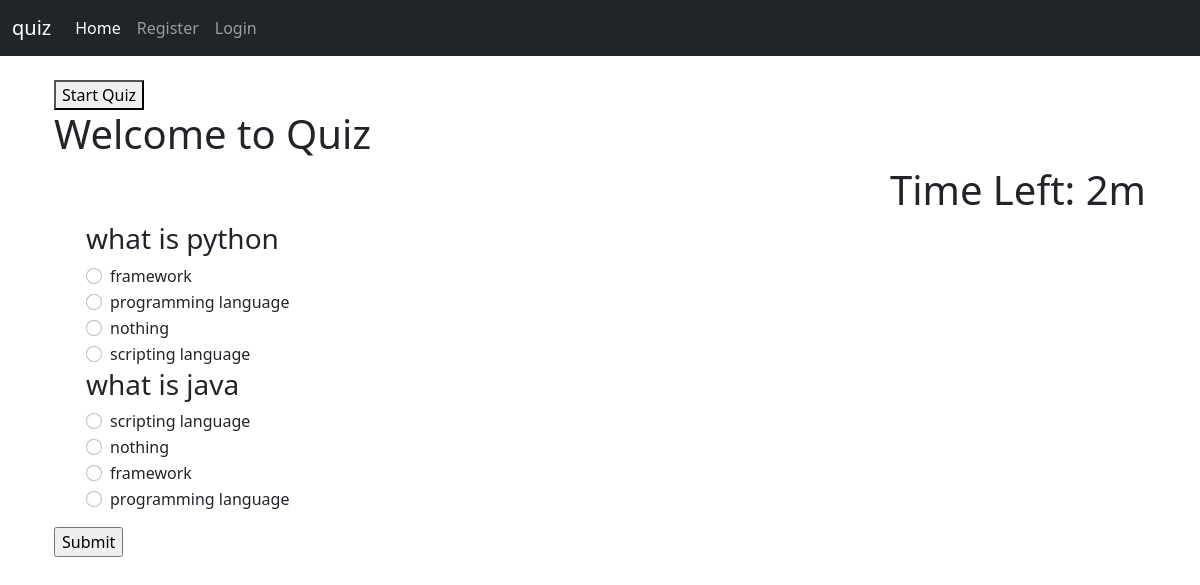
/Mainview/, run on the app's committed database.
### quiz/models.py (models this page shows, shortened)
class BaseModel(models.Model):
    uid = models.UUIDField(primary_key=True, default=uuid.uuid4, editable=False)
    created_at = models.DateTimeField(auto_now_add=True)
    updated_at = models.DateTimeField(auto_now=True)
    class Meta:
        abstract = True

class Question(BaseModel):
    category = models.ForeignKey(
        Category, on_delete=models.CASCADE, related_name="category"
    )
    question = models.CharField(max_length=200)
    marks = models.IntegerField(default=1)

class Answer(BaseModel):
    question = models.ForeignKey(
        Question, on_delete=models.CASCADE, related_name="question_answer"
    )
    answer = models.CharField(max_length=200)
    is_correct = models.BooleanField(default=False)

### quiz/views.py (the view, shortened to what this page needs)
# urls.py: path('Mainview/', Mainview.as_view(), name="Mainview"),
class Mainview(View):
    def get(self, request):
        questions = list(Question.objects.all())
        random.shuffle(questions)
        for question in questions:
            answers = list(question.question_answer.all())
            random.shuffle(answers)
            question.shuffled_answers = answers
        context = {
            'questions': questions
        }
        return render(request, 'main.html', context)

### quiz/templates/main.html (shortened to what this page needs)
{% extends 'base.html' %}
 {% block content %}
  </head>
  <body>
    <div class="container">
    <button id="start-button" onclick="startQuiz()">Start Quiz</button>
    <h1>Welcome to  Quiz</h1>
    <div align="right" id="displaytimer">    <h1 id="timer">Time Left: 2m</h1>
    </div>
      <form id="quiz-form" method="POST" action="{% url 'Mainview' %}">
        {% csrf_token %} {% if questions %}
        <ol>
          {% for question in questions %}
          <div class="form-group">
            <h3>{{ question.question }}</h3>
            {% for answer in question.shuffled_answers %}
              <div class="form-check">
                <input class="form-check-input" type="radio" name="question_{{ question.uid }}" id="answer_{{ answer.uid }}" value="{{ answer.uid }}">
                <label class="form-check-label" for="answer_{{ answer.uid }}">{{ answer.answer }}</label>
              </div>
          {% endfor %} {% endfor %}
          </div>
        </ol>
        <input type="submit" value="Submit" />
        {% else %}
        <p>No quiz questions available.</p>
        {% endif %}
      </form>
    </div>
 {% endblock %}

### quiz/templates/base.html (shortened to what this page needs)
<!DOCTYPE html>
<html lang="en">
  <head>
    <link
      href="https://cdn.jsdelivr.net/npm/bootstrap@5.1.3/dist/css/bootstrap.min.css"
      rel="stylesheet"
    />
  </head>
  <body>
    {% include 'navbar.html' %}
    <div class="container">
      <br />
       {% block content %} {% endblock %}
    </div>
  </body>
</html>

### quiz/templates/navbar.html (shortened to what this page needs)
<nav class="navbar navbar-expand-lg navbar-dark bg-dark">
  <div class="container-fluid">
    <a class="navbar-brand" href="{% url 'home' %}">quiz</a>
    <div class="collapse navbar-collapse" id="navbarSupportedContent">
      <ul class="navbar-nav me-auto mb-2 mb-lg-0">
        <li class="nav-item">
          <a class="nav-link active" aria-current="page" href="{% url 'home' %}"
            >Home</a
          >
        </li>
        {% if user.is_authenticated %}
        <li class="nav-item">
          <a class="nav-link" href="{% url 'Mainview' %}"> Mainview</a>
        </li>
        <li class="nav-link">welcome to quiz app {{request.user}}</li>
        <li class="nav-item">
          <a class="nav-link" href="{% url 'UserLogout' %}">Logout</a>
        </li>
        {% else %}
        <li class="nav-item">
          <a class="nav-link" href="{% url 'signup' %}">Register</a>
        </li>
        <li class="nav-item">
          <a class="nav-link" href="{% url 'loginview' %}">Login</a>
        </li>
        {% endif %}
      </ul>
    </div>
  </div>
</nav>

### data on the page
Question: question "what is python"
Answer: answer "framework"
Answer: answer "programming language"
Answer: answer "nothing"
Answer: answer "scripting language"
Question: question "what is java"
Answer: answer "scripting language"
Answer: answer "nothing"
Answer: answer "framework"
Answer: answer "programming language"
